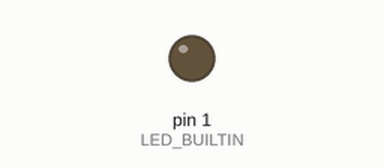
Recording of a sketch running on a simulated Arduino Uno, built with avr-gcc and run on an emulated ATmega328P. Parts: output pins drawn as LEDs (lit = HIGH).

Above: at 0.5 s.
At 5.0 s:
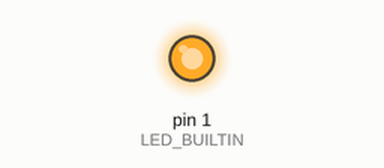
Timing chart, 0 to 6.9 s (numbered marks = the images above):
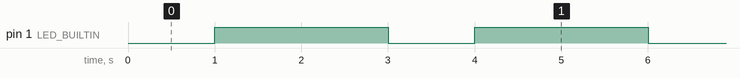

The sketch:

esp8266_basic_blink.ino
```cpp
/*
 ESP8266 Blink
 Blink the blue LED on the ESP-12F module

 The blue LED on the ESP-12F module is connected to GPIO1
 (which is also the TXD pin; so we cannot use Serial.print() at the same time)

 Note that this sketch uses LED_BUILTIN to find the pin with the internal LED

 Board setup:
 Generic ESP8266 Modul
 Flash Freq: 40 MHZ
 Flash Mode: QIQ
 Flash Size: 51K (no SPIFFS)
 Debug Port: disabled
 Debug Level: keine
 Reset Mothod: nodemcu
 CPU Freq.: 80 MHz
 Upload Speed: 115200
*/

// Set LED_BUILTIN if it is not defined by Arduino framework
#define LED_BUILTIN 1

void setup()
{
  pinMode(LED_BUILTIN, OUTPUT); // Initialize the LED_BUILTIN pin as an output
}

// the loop function runs over and over again forever
void loop()
{
  digitalWrite(LED_BUILTIN, LOW);  // Turn the LED on (Note that LOW is the voltage level
                                   // but actually the LED is on; this is because
                                   // it is acive low on the ESP-12F)
  delay(1000);                     // Wait for a second
  digitalWrite(LED_BUILTIN, HIGH); // Turn the LED off by making the voltage HIGH
  delay(2000);                     // Wait for two seconds (to demonstrate the active low LED)
}
```

Measured:
- by itself, pin 1 (LED_BUILTIN): alternates HIGH for 2.0 s and LOW for 1.0 s
